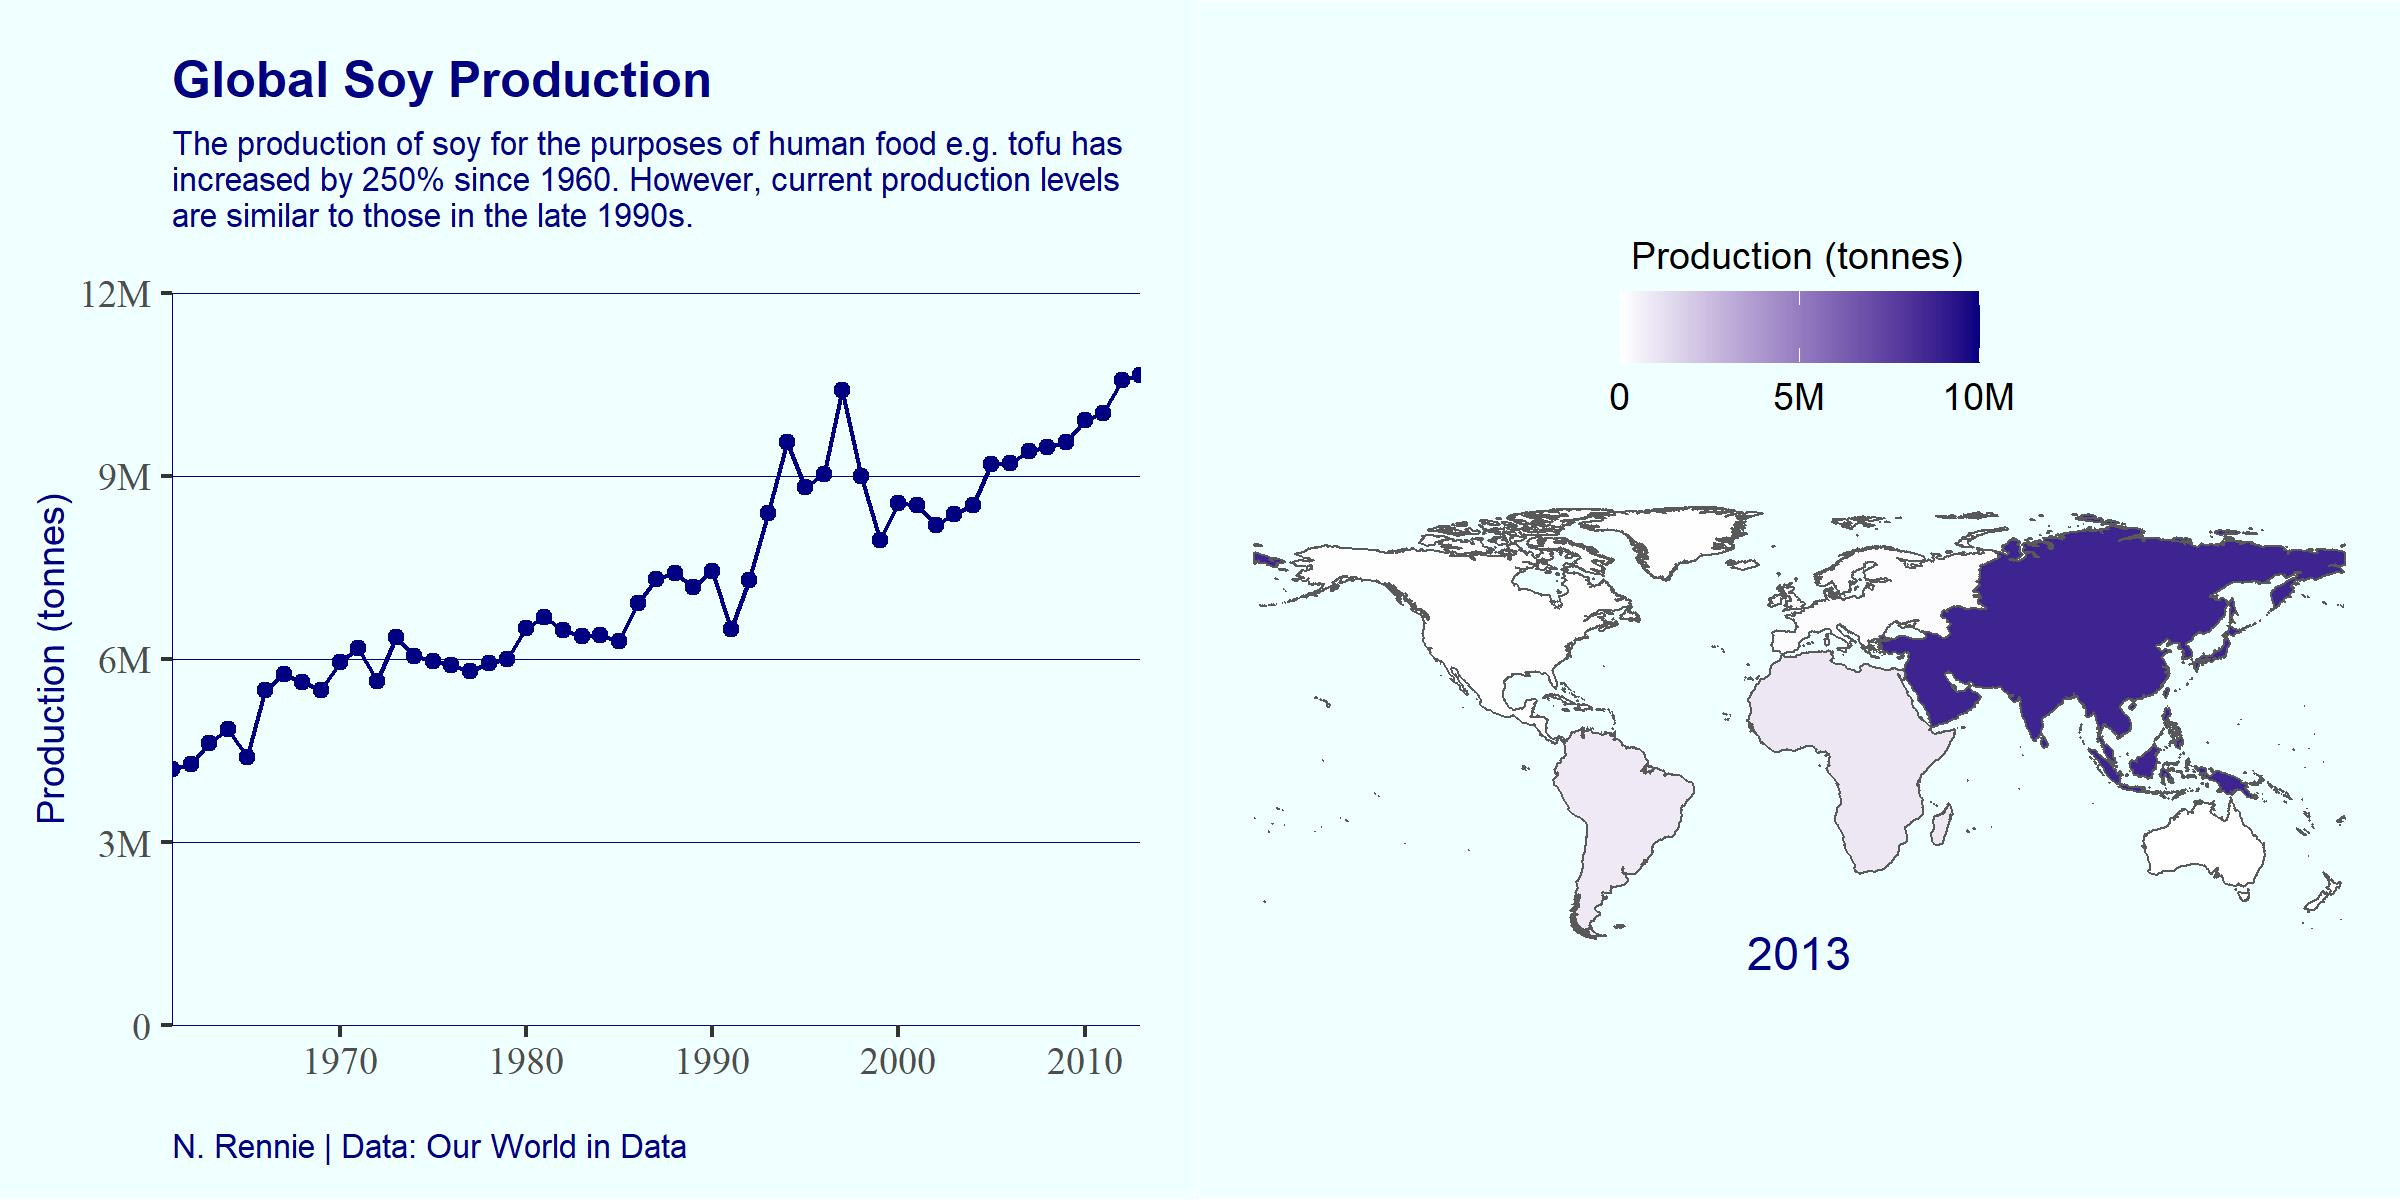

The R source for this figure:
library(tidyverse)
library(extrafont)
library(gganimate)
library(transformr)
library(magick)
library(sf)
library(cowplot)

tuesdata <- tidytuesdayR::tt_load('2021-04-06')
soybean_use <- tuesdata$soybean_use

soybean_use_total <- filter(soybean_use, entity == "World")

p1 <- ggplot() +
  geom_point(data = soybean_use_total, mapping = aes(x = year, y = human_food, group=year),colour = "navy") +
  geom_line(data = soybean_use_total, mapping = aes(x = year, y = human_food, group=1), colour = "navy") +  
  coord_cartesian(expand=F) +
  scale_y_continuous(name="Production (tonnes)", labels = scales::label_number_si(), limits=c(0,12000000)) +
  labs(caption="\nN. Rennie | Data: Our World in Data", title="Global Soy Production", 
       subtitle="The production of soy for the purposes of human food e.g. tofu has\nincreased by 250% since 1960. However, current production levels\nare similar to those in the late 1990s.\n") +
  theme(axis.text=element_text(family="Times New Roman", size=9),
        axis.title.x = element_blank(),
        axis.title.y = element_text(margin = margin(t = 0, r = 2, b = 0, l = 0)),
        axis.title=element_text(size=9, colour="navy"),
        legend.text=element_text(size=9, colour="navy"),
        plot.background = element_rect(fill = "azure", color = NA),
        panel.background = element_rect(fill = "azure"),
        plot.margin = unit(c(0.5, 0.5, 0.3, 0.3), "cm"),
        legend.background = element_rect(color = NA,fill="transparent"),
        legend.box.background = element_rect(fill = "transparent",color=NA),
        legend.position=c(1,1),legend.justification=c(1,1),
        plot.title = element_text(colour = "navy", size=12, face="bold", hjust=0),
        plot.subtitle = element_text(colour = "navy", size=8, hjust=0),
        plot.caption = element_text(colour = "navy", size = 8, hjust=0),
        panel.grid.minor = element_blank(),
        panel.grid.major.x = element_blank(),
        panel.grid.major.y = element_line(size=.1, color="navy"),
        axis.line.x = element_line(size=.1, color="navy"),
        axis.line.y = element_line(size=.1, color="navy"),
        legend.title=element_blank(),
        legend.key = element_blank())
p1
ggsave(p1, filename = "06042021_plot1.jpg", height=4, width=4, unit="in")

a1 <- p1 + transition_reveal(year) 
anim1 <- animate(a1, nframes = 53, fps=10, height = 4, width = 4, units = "in", res=150)
anim1
anim_save("06042021_anim1.gif", animation = last_animation())

#############################################################################################################################
#############################################################################################################################

#download shapefile from https://hub.arcgis.com/datasets/57c1ade4fa7c4e2384e6a23f2b3bd254_0?geometry=11.953%2C-89.382%2C-11.953%2C86.054
shp <- st_read("4a7d27e1-84a3-4d6a-b4c2-6b6919f3cf4b202034-1-2zg7ul.ht5ut.shp")
shp2 <- shp[c(1,2,3,8,4,5,6),] #remove antarctica and sort

continents <- c("Africa", "Asia", "Australia","Europe", "Northern America", "Oceania", "South America")
soybean_use_continents <- filter(soybean_use, entity %in% continents)

make_plot <- function(select_year){
  shp2$soy <- filter(soybean_use_continents, year == select_year)$human_food
  p2 <- ggplot() + geom_sf(data=shp2, aes(fill=soy), size=0.3) +
    scale_fill_continuous(" Production (tonnes)", low="white", high="navy", 
                          limits=c(0, 10000000), breaks=c(0, 5000000, 10000000), 
                          labels = c("0", "5M", "10M")) +
    guides(fill = guide_colorbar(title.position = "top")) +
    annotate("text", x=0, y=-60, label=select_year, colour="navy") +
    theme(axis.text=element_blank(),
          axis.title.x = element_blank(),
          axis.title.y = element_blank(),
          plot.margin = unit(c(1.8, 0, 1.8, 0), "cm"),
          panel.grid.minor = element_blank(),
          panel.grid.major = element_blank(),
          legend.text=element_text(size=9),
          plot.background = element_rect(fill = "azure", color = NA),
          panel.background = element_rect(fill = "azure"),
          legend.background = element_rect(color = NA,fill="transparent"),
          legend.box.background = element_rect(fill = "transparent",color=NA),
          legend.position="top",
          axis.ticks = element_blank(),
          legend.title=element_text(size=9),
          legend.key = element_blank())
  save_plot(paste("p_",select_year,".jpg", sep=""), p2, base_height = 4, base_width = 4)
}
select_year <- 2013
shp2$soy <- filter(soybean_use_continents, year == select_year)$human_food
p2 <- ggplot() + geom_sf(data=shp2, aes(fill=soy), size=0.3) +
  scale_fill_continuous(" Production (tonnes)", low="white", high="navy", 
                        limits=c(0, 10000000), breaks=c(0, 5000000, 10000000), 
                        labels = c("0", "5M", "10M")) +
  guides(fill = guide_colorbar(title.position = "top")) +
  annotate("text", x=0, y=-60, label=select_year, colour="navy") +
  theme(axis.text=element_blank(),
        axis.title.x = element_blank(),
        axis.title.y = element_blank(),
        plot.margin = unit(c(1.8, 0, 1.8, 0), "cm"),
        panel.grid.minor = element_blank(),
        panel.grid.major = element_blank(),
        legend.text=element_text(size=9),
        plot.background = element_rect(fill = "azure", color = NA),
        panel.background = element_rect(fill = "azure"),
        legend.background = element_rect(color = NA,fill="transparent"),
        legend.box.background = element_rect(fill = "transparent",color=NA),
        legend.position="top",
        axis.ticks = element_blank(),
        legend.title=element_text(size=9),
        legend.key = element_blank())
p2
ggsave(p2, filename = "06042021_plot2.jpg", height=4, width=4, unit="in")

sapply(unique(soybean_use_continents$year), function(x) make_plot(x))

#make gif
imgs <- list.files(full.names = TRUE)
img_list <- lapply(imgs, image_read)
img_joined <- image_join(img_list)
anim2 <- image_animate(image_scale(img_joined,"600x600"), fps = 10)
image_write(image = anim2,path = "06042021_anim2.gif")

#############################################################################################################################
#############################################################################################################################

#combine images
p <- plot_grid(p1, p2, ncol=2, nrow=1)
p
ggsave(p, filename = "06042021.jpg", height=4, width=8, unit="in")

#############################################################################################################################
#############################################################################################################################

#combine gifs
a_mgif <- image_read(anim1)
b_mgif <- anim2

new_gif <- image_append(c(a_mgif[1], b_mgif[1]))
for(i in 2:53){
  combined <- image_append(c(a_mgif[i], b_mgif[i]))
  new_gif <- c(new_gif, combined)
}

image_write(image = new_gif,path = "06042021.gif")
